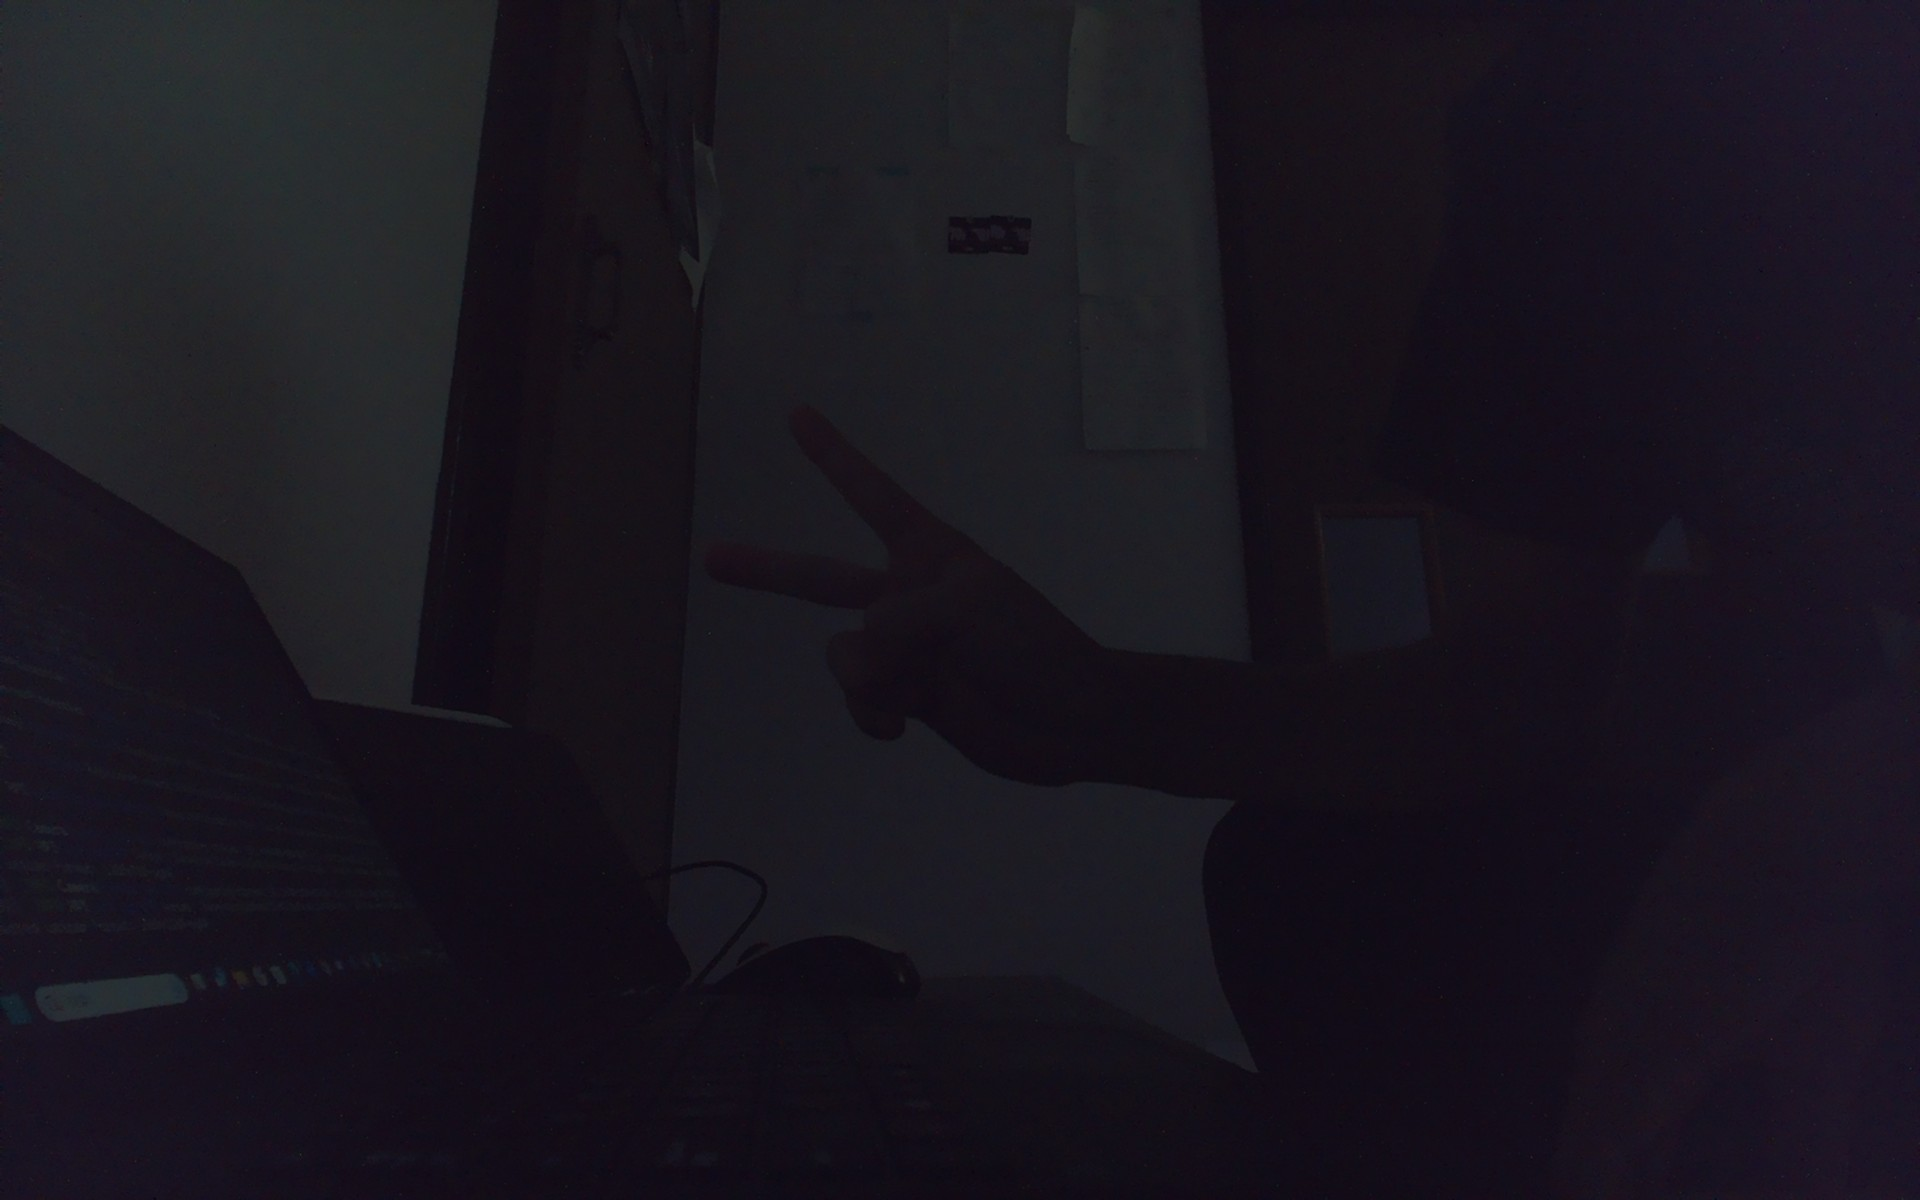

Recreate this plot in Python.

#!/usr/bin/python3

import time
from picamera2 import Picamera2
import parameters as param  # Assuming parameters.py contains common parameters


def capture_dng_jpeg(output_filename_dng="capture.dng", output_filename_jpeg="capture.jpg"):
    picam2 = Picamera2()

    exposure = param.metadata["ExposureTime"]  # Read from parameters module
    gain = param.metadata["AnalogueGain"] * param.metadata["DigitalGain"]  # Read from parameters module

    controls = {"ExposureTime": exposure, "AnalogueGain": gain}
    capture_config = picam2.create_still_configuration(raw={}, display=None, controls=controls)

    picam2.start()
    time.sleep(2)

    r = picam2.switch_mode_capture_request_and_stop(capture_config)
    r.save("main", output_filename_jpeg)
    r.save_dng(output_filename_dng)

    picam2.stop()


def capture_dng(output_filename="cap_dng.dng", metadata=param.metadata):
    picam2 = Picamera2()

    exposure = metadata["ExposureTime"]  # Read from parameters module
    gain = metadata["AnalogueGain"] * metadata["DigitalGain"]  # Read from parameters module

    controls = {"ExposureTime": exposure, "AnalogueGain": gain}
    capture_config = picam2.create_still_configuration(raw={}, display=None, controls=controls)

    picam2.start()
    time.sleep(2)

    r = picam2.switch_mode_capture_request_and_stop(capture_config)
    r.save_dng(output_filename)

    picam2.stop()
    time.sleep(2)


def capture_jpeg(output_filename="cap_jpg.jpg", metadata=param.metadata):
    picam2 = Picamera2()
    
    exposure = metadata["ExposureTime"]  # Read from parameters module
    gain = metadata["AnalogueGain"] * metadata["DigitalGain"]  # Read from parameters module

    controls = {"ExposureTime": exposure, "AnalogueGain": gain}
    capture_config = picam2.create_still_configuration(raw={}, display=None, controls=controls)

    picam2.configure(capture_config)  # いらないかも
    picam2.start()
    time.sleep(2)

    r = picam2.switch_mode_capture_request_and_stop(capture_config)
    r.save("main", output_filename)

    picam2.stop()
    time.sleep(2)


if __name__ == "__main__":
    capture_dng_jpeg()
